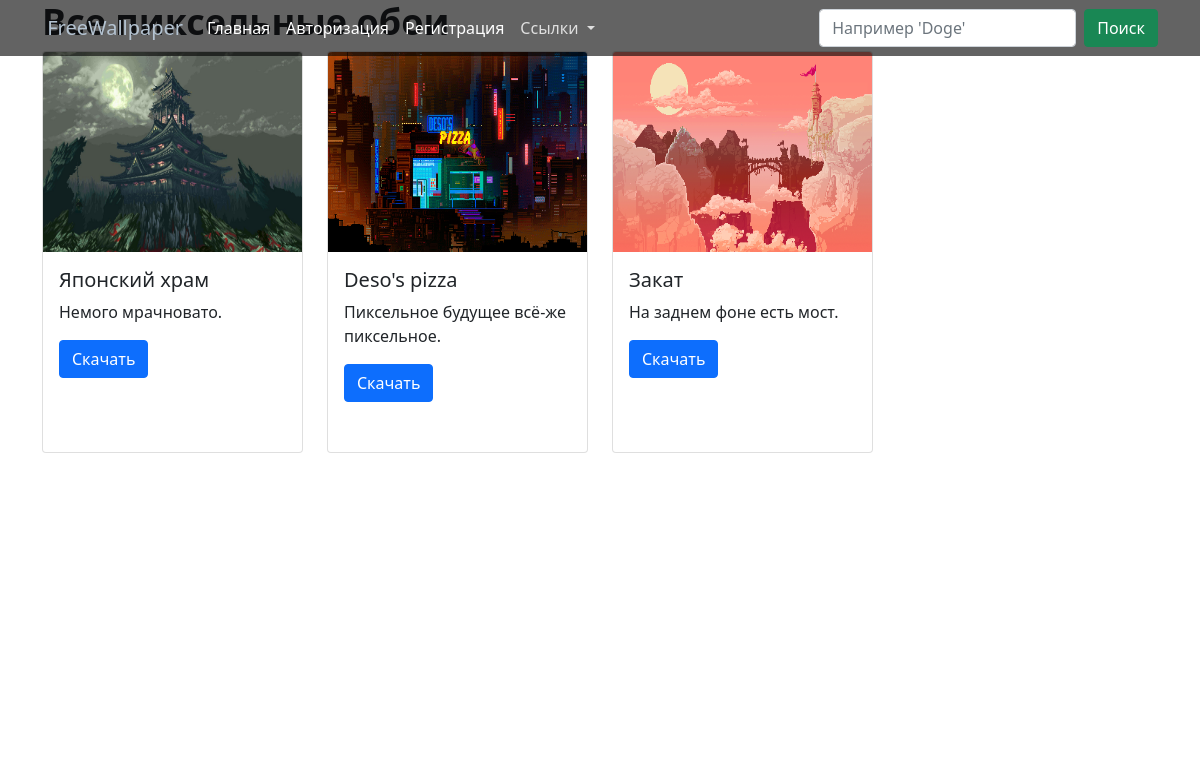
The page /pixel on the database its author committed.
### tables this page shows
CREATE TABLE Papers (id INTEGER PRIMARY KEY AUTOINCREMENT, title STRING, content TEXT, kategory STRING, filename STRING);

### main.py (the view)
@app.route('/pixel')
def pixel():
    conn = sqlite3.connect("WPapers.db")
    c = conn.cursor()
    papers = c.execute("SELECT * FROM Papers ORDER BY id DESC")
    papers = papers.fetchall()
    user = None
    if "user" in session:
        user = session["user"]
    return render_template('pixel.html',  papers=papers, user=user)

### templates/pixel.html (shortened to what this page needs)
{% extends 'base.html' %}
{% block body %}
<div class="carousel-caption d-none d-md-block">
    <h2>Пиксельные обои</h2>
</div>
<div class="container popular">
    <h2 class="Heading">Все пиксельные обои</h2>
    <div class="row">
      {% for w in papers %}
      {% if w[3] == "pixelK" %}
      <div class="col-12 col-md-6 col-lg-3 col-xs-12 mb-2">
        <div class="card" style="width: 18rem; height: 22rem;">
            <img src="/static/upload/{{ w[4] }}" class="card-img-top" alt="...">
            <div class="card-body">
              <h5 class="card-title">{{ w[1] }}</h5>
              <p class="card-text">{{ w[2] }}</p>
              <a href="/static/upload/{{ w[4] }}" download class="btn btn-primary">Скачать</a>
            </div>
          </div>
      </div>
      {% endif %}
      {% endfor %}
    </div>
</div>
{% endblock %}

### static/css/style.css (style rules this page uses)
.Heading { font-size: 36px; font-weight: 700; }
.popular img { width: 100%; height: 200px !important; }
.popular .card { width: 100% !important; height: auto !important; }
.popular .card-body { height: 200px; }
.carousel-caption { font-weight: 700; }

### rows shown on the page
Papers: filename (picture), title "Японский храм", content "Немого мрачновато."
Papers: filename (picture), title "Deso's pizza", content "Пиксельное будущее всё-же пиксельное."
Papers: filename (picture), title "Закат", content "На заднем фоне есть мост."
